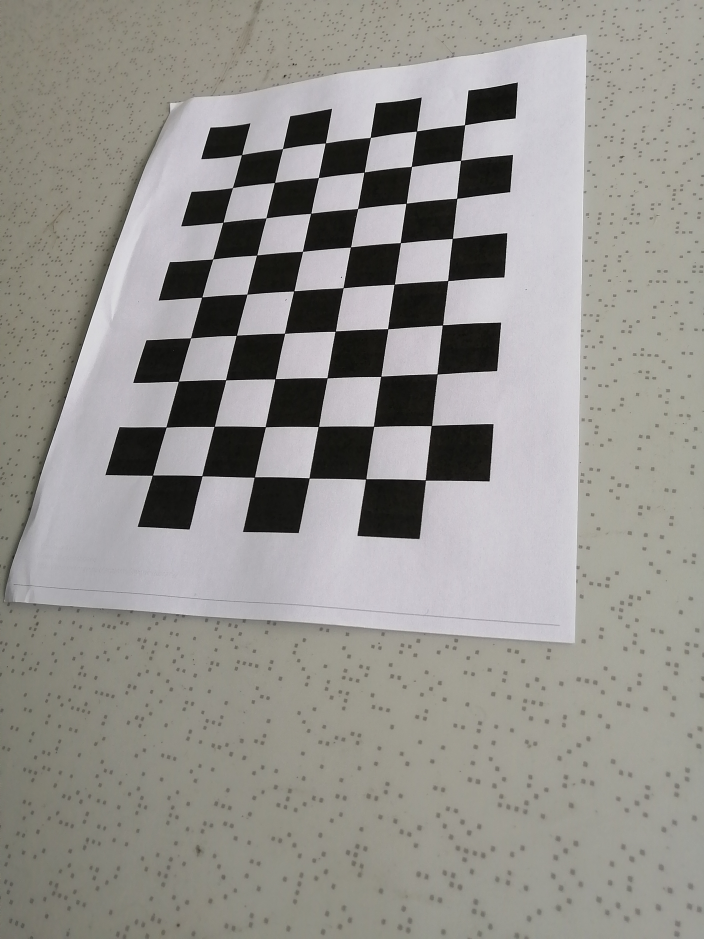
#> input picture TallerPractico1_Calibracion/imagenes_originales/IMG_20250517_115418.jpg, 4224 x 5632 px (shown at 1/6 size); its folder holds 4 pictures in this run
$ jupyter execute --allow-errors notebook_calibracion.ipynb   (older library calls are emulated)
#> lines starting #> are read from the running program, lines starting #| are printed output that depends on the picture
# Distorcion de las Imagenes
Para distorsionar las imagenes se utilizara la funcion recomendada por la profesora, para ellos primero necesitamos acceder a las imagenes conectando el Notebook con google drive, tras el procesamiento de las imagenes se llego al siguiente resultado
Imagen original 1:
Imagen distorsio

[cell 1]
import cv2
import numpy as np
import glob
import os
import matplotlib.pyplot as plt

[cell 2]
from google.colab import drive
#> (the rest of this cell did not finish here and is left out)

[cell 3]
import os
ruta = "/content/drive/MyDrive/imagenes_originales"
os.listdir(ruta)  # Esto debe mostrar los nombres de las imágenes

[cell 4]
base = '/content/drive/MyDrive'
ruta_originales = os.path.join(base, 'imagenes_originales')
ruta_distorsionadas = os.path.join(base, 'imagenes_distorsionadas')
ruta_corregidas = os.path.join(base, 'imagenes_corregidas')
ruta_comparadas = os.path.join(base, 'imagenes_comparadas')
os.makedirs(ruta_distorsionadas, exist_ok=True)
os.makedirs(ruta_corregidas, exist_ok=True)
os.makedirs(ruta_comparadas, exist_ok=True)

# Aplicación de la distorción

[cell 5]
dist_coeffs_sim = np.array([[-0.01, 0.0002, 0.0, 0.0, 0.0]])
focal_length = 800
image_size = (640, 480)
center = (image_size[0]//2, image_size[1]//2)
camera_matrix_sim = np.array([[focal_length, 0, center[0]],
                              [0, focal_length, center[1]],
                              [0, 0, 1]], dtype=np.float32)

imagenes = glob.glob(os.path.join(ruta_originales, '*.jpg'))
for fname in imagenes:
    img = cv2.imread(fname)
#> img is the input picture: shape (5632, 4224, 3); mean B, G, R 142.2, 146.8, 148.9
    if img is None:
        continue
    h, w = img.shape[:2]
#> h = 5632; w = 4224
    map1, map2 = cv2.initUndistortRectifyMap(camera_matrix_sim, dist_coeffs_sim, None,
                                             camera_matrix_sim, (w, h), cv2.CV_32FC1)
    img_dist = cv2.remap(img, map1, map2, interpolation=cv2.INTER_LINEAR)
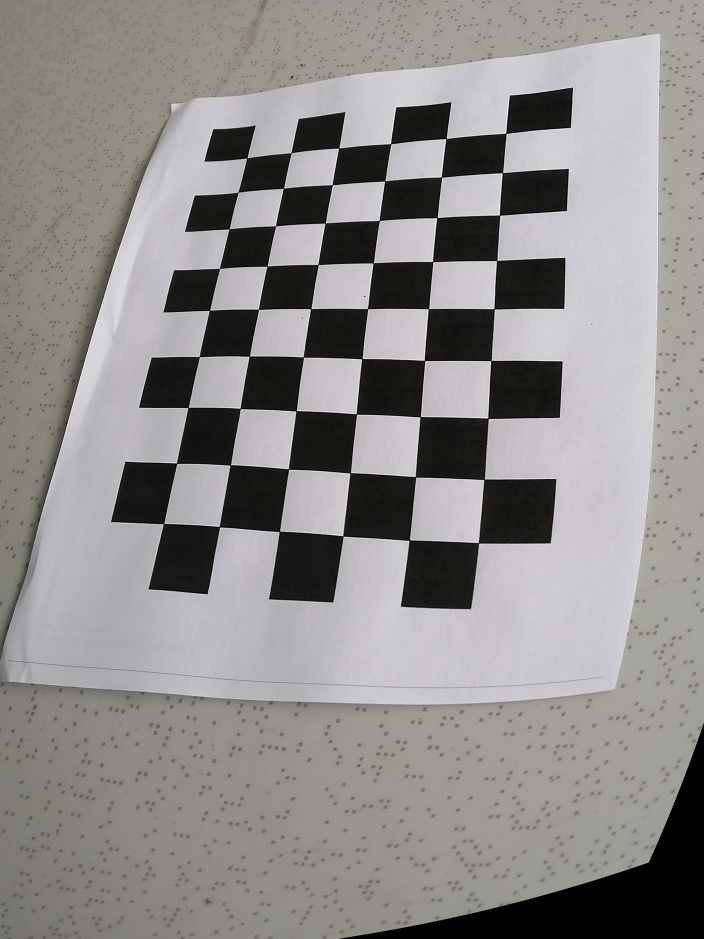
#> img_dist: shape (5632, 4224, 3) (shown at 1/6 size); mean B, G, R 137.9, 140.7, 142.9
    cv2.imwrite(os.path.join(ruta_distorsionadas, os.path.basename(fname)), img_dist)
#> pass 2 of the loop `for fname in imagenes:`:
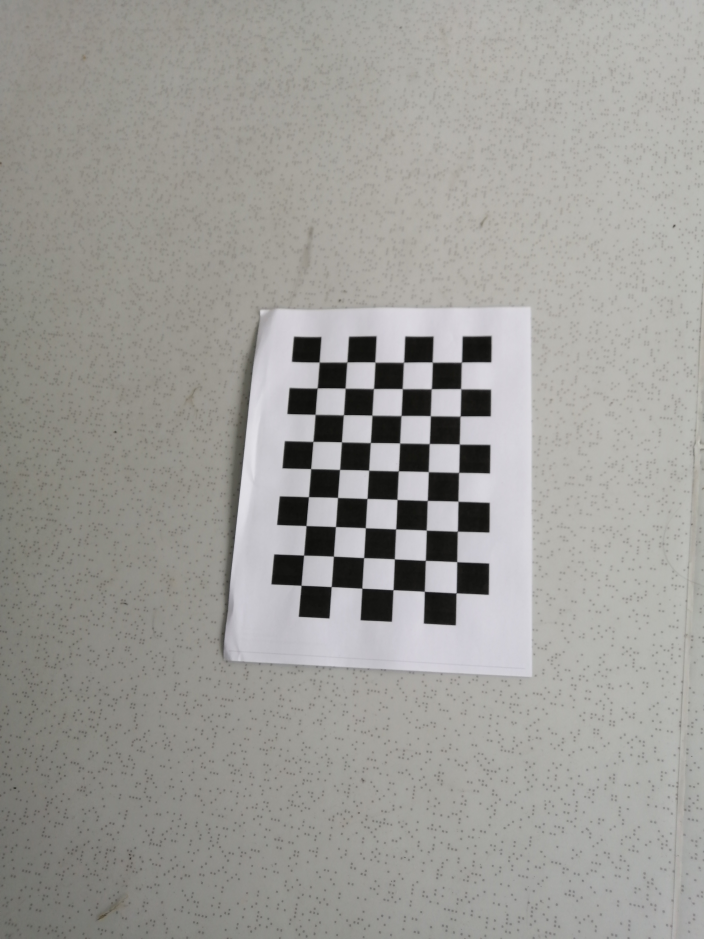
#> input picture TallerPractico1_Calibracion/imagenes_originales/IMG_20250517_115422.jpg, 4224 x 5632 px (shown at 1/6 size)
#> img is the input picture: shape (5632, 4224, 3); mean B, G, R 152.3, 156.3, 157.4
#> `img_dist = cv2.remap(img, map1, map2, interpolation=cv2.INTER_LINEAR)`:
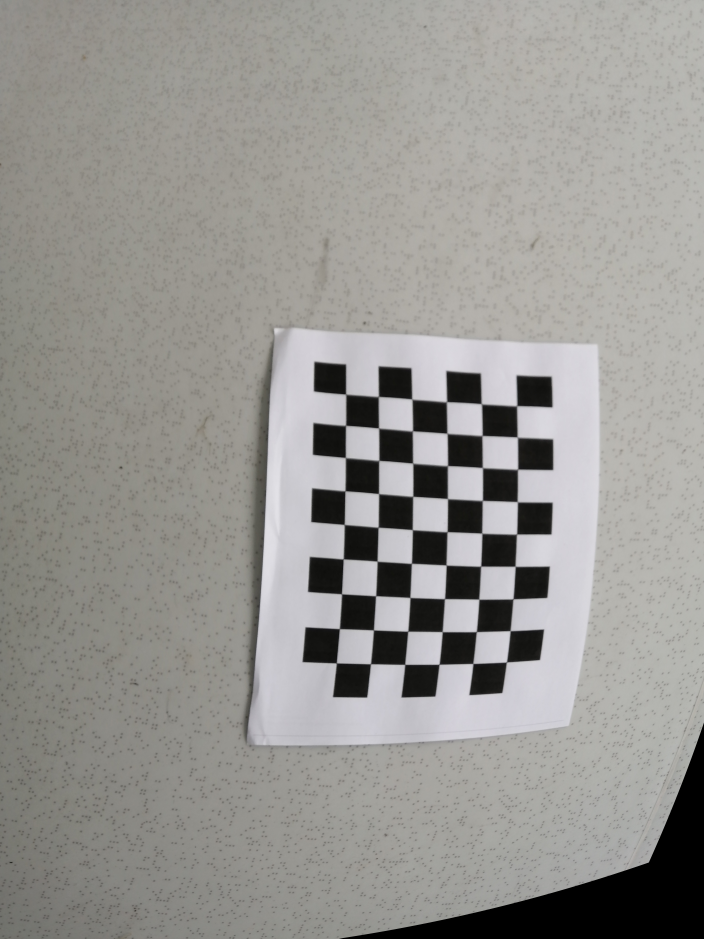
#> img_dist: shape (5632, 4224, 3) (shown at 1/6 size); mean B, G, R 146.5, 150.2, 151.5
#> pass 3 of the loop `for fname in imagenes:`:
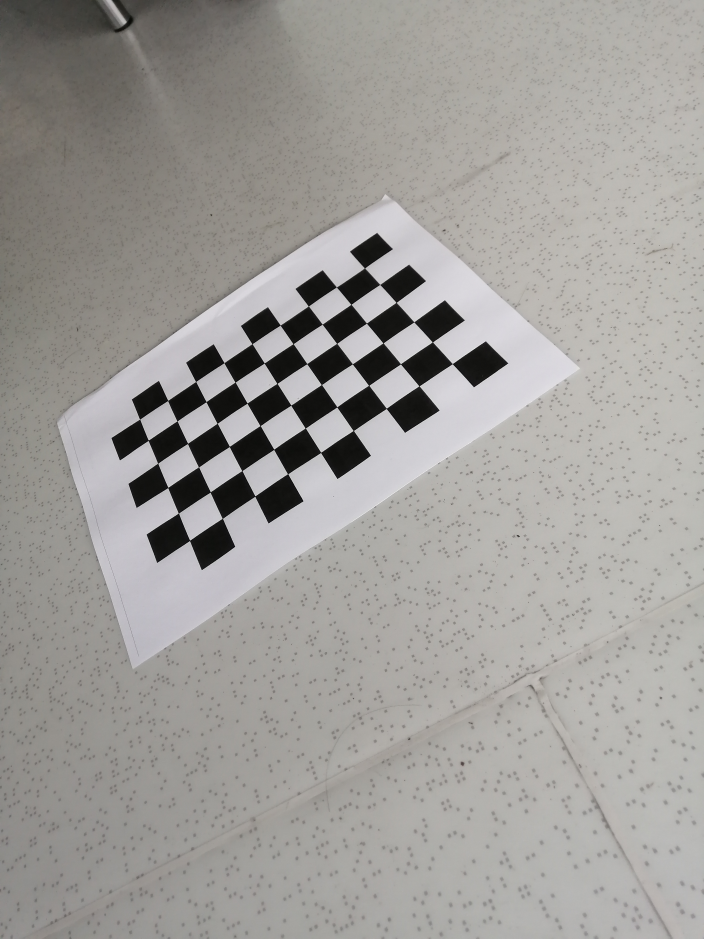
#> input picture TallerPractico1_Calibracion/imagenes_originales/IMG_20250517_115425.jpg, 4224 x 5632 px (shown at 1/6 size)
#> img is the input picture: shape (5632, 4224, 3); mean B, G, R 154.5, 157.7, 160
#> `img_dist = cv2.remap(img, map1, map2, interpolation=cv2.INTER_LINEAR)`:
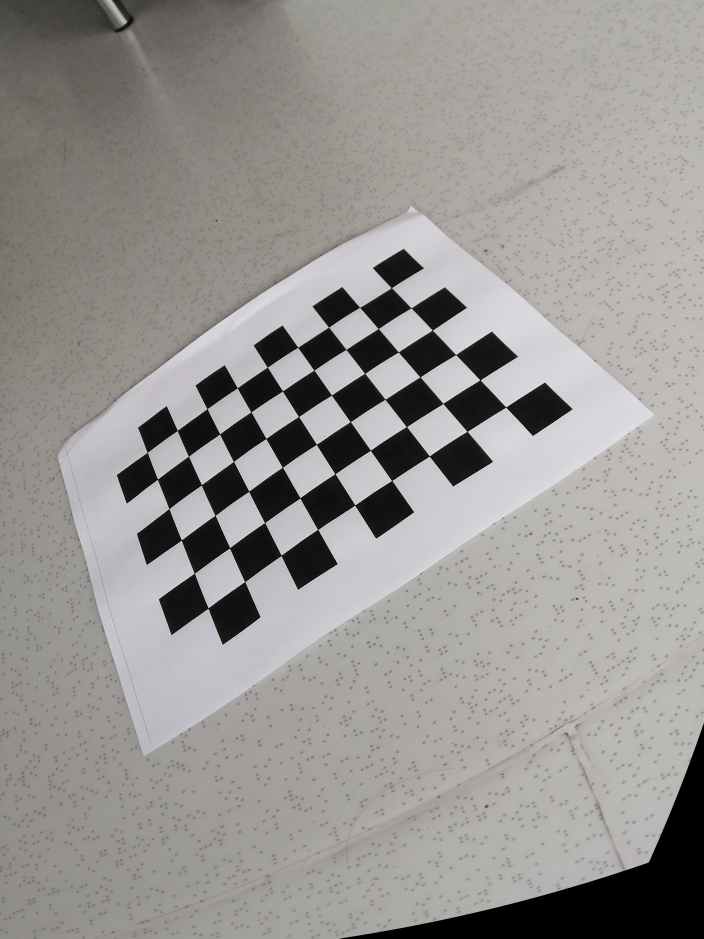
#> img_dist: shape (5632, 4224, 3) (shown at 1/6 size); mean B, G, R 147.3, 150.1, 152.4
#> the loop made 4 passes; the first 3 are shown

# Calibración

[cell 6]
objp = np.zeros((6*9, 3), np.float32)
#> objp = 54 rows, first 8: [0, 0, 0], [0, 0, 0], [0, 0, 0], [0, 0, 0], [0, 0, 0], [0, 0, 0], [0, 0, 0], [0, 0, 0]
objp[:, :2] = np.mgrid[0:9, 0:6].T.reshape(-1, 2)
objpoints, imgpoints = [], []

imagenes_distorsionadas = glob.glob(os.path.join(ruta_distorsionadas, '*.jpg'))
for fname in imagenes_distorsionadas:
    img = cv2.imread(fname)
    gray = cv2.cvtColor(img, cv2.COLOR_BGR2GRAY)
    ret, corners = cv2.findChessboardCorners(gray, (9, 6), None)
    if ret:
        objpoints.append(objp)
        corners2 = cv2.cornerSubPix(gray, corners, (11, 11), (-1, -1),
                                    (cv2.TERM_CRITERIA_EPS + cv2.TERM_CRITERIA_MAX_ITER, 30, 0.001))
        imgpoints.append(corners2)

#> (the rest of this cell did not finish here and is left out)

# Corrección de las calibraciones

[cell 7]
error_total = 0
for i in range(len(objpoints)):
    imgpoints2, _ = cv2.projectPoints(objpoints[i], rvecs[i], tvecs[i], camera_matrix, dist_coeffs)
    error_total += cv2.norm(imgpoints[i], imgpoints2, cv2.NORM_L2) / len(imgpoints2)
#> (the rest of this cell did not finish here and is left out)
